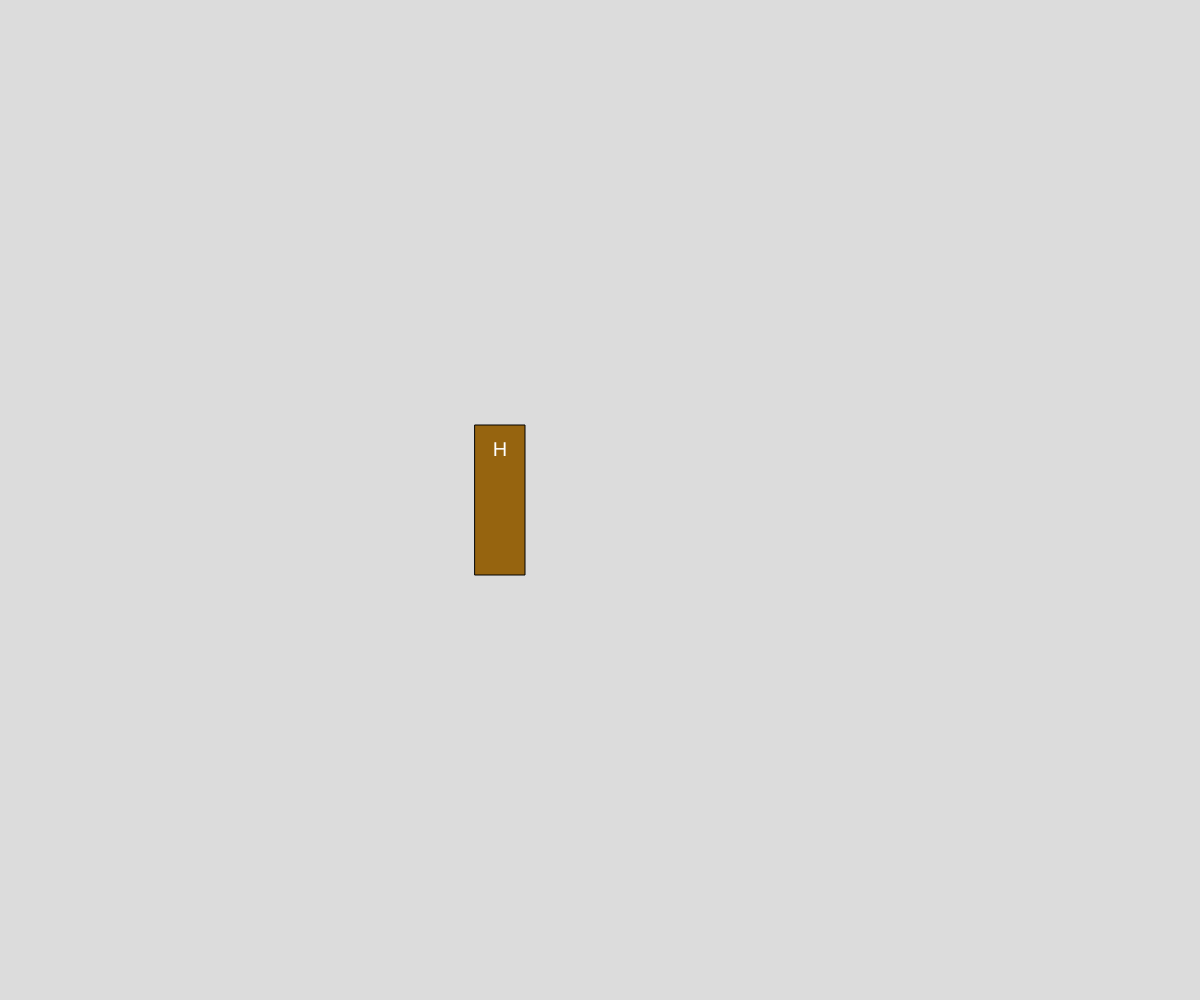
Frame 1 (no input)
Frame 60 (no input): identical to frame 1, image omitted
Frame 120 (the mouse pressed at the canvas centre since frame 60): identical to frame 1, image omitted

The p5.js sketch that drew this single still picture (run headless with seeded random() and noise() and a simulated clock; from frame 60 on, the mouse is pressed at the canvas centre):

// p5.js sketch
// ── sketch.js
// Project Title

let myBook;
let bookshelf = [];



function setup() {
  createCanvas(windowWidth, windowHeight);
  myBook = new Book("Harry Potter", "Me", 1234123412341, "leatherbound", 500, 500);
}

function draw() {
  background(220);
  myBook.display();
}

class Book {
  //constructor
  constructor(title, author, isbn, cover, pages, x){
    this.title = title;
    this.author = author;
    this.isbn = isbn;
    this.cover = cover;
    //"softcover", "hardcover", "leatherbound"
    this.pages = pages;
    this.x = x;
    this.pickedUp = false;
    this.left; this.right; this.top; this.bottom;
    this.updateSides();
  }

  updateSides() {
    this.top = height/2 - 75;
    this.bottom = height/2 + 75;
    this.left = this.x - this.pages / 20;
    this.right = this.x + this.pages / 20;
  }

  mouseIsOver() {
    if (mouseX > this.left && mouseX < this.right) {
      if (mouseY > this.top && mouseY < this.bottom) {
        return true;
      }
    }
    return false;
  }

  //class method
  display() {
    this.updateSides();
    rectMode(CENTER);            textAlign(CENTER, CENTER);
    textSize(20);

    switch(this.cover) {
      case "softcover":
        fill(250,200,150);    break;
      case "hardcover":
        fill(120,255,255);    break;
      case "leatherbound":
        fill(150, 100, 15);   break;
    }

    push();
    translate(this.x, height/2);
    if(this.mouseIsOver()) {
      scale(1.1);
    }
    rect(0,0, this.pages / 10, 150);
    fill(255);
    text(this.title[0], 0, -50);
    pop();

  }
}
